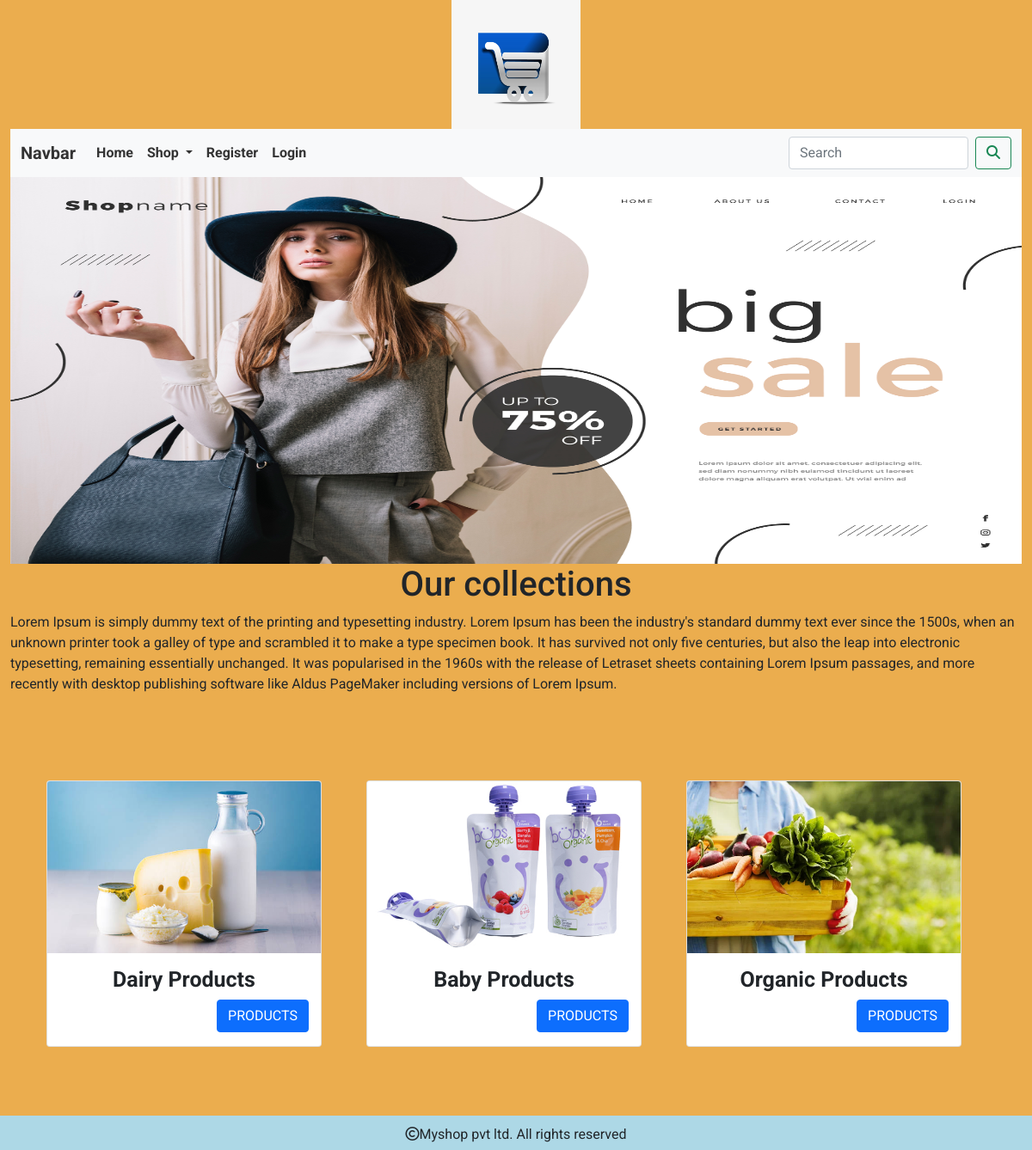
The page / on the database its author committed.
### shop/models.py (models this page shows, shortened)
class Category(models.Model):
    name=models.CharField(max_length=250,unique=True)
    slug=models.SlugField(max_length=250, unique=True)
    description=models.TextField(blank=True)
    image=models.ImageField(upload_to='shop/category', null=True,blank=True)

### shop/views.py (the view)
# urls.py: path('', views.allProdCat,name="allprodcat"),
def allProdCat(request):
    c=Category.objects.all()
    return render(request,'category.html',{'c':c})

### cart/context_processors.py (called while the page is built, shortened)
def counter(request):
    item_count=0
    return {'item_count':item_count}

### shop/context_processors.py (called while the page is built)
def menu_links(request):
    links = Category.objects.all()
    return{'links':links}

### templates/category.html (shortened to what this page needs)
{% extends 'base.html' %}
{% load static %}
{% block content %}
<div>
    <img src="{% static 'img/banner.jpg' %}" height="450px" width="100%">
</div>
<div style="margin-bottom:100px;">
    <h1 class="text-center">Our collections</h1>
    <p class="text-justify text-padding">Lorem Ipsum is simply dummy text of the printing and typesetting industry. Lorem Ipsum has been the industry's standard dummy text ever since the 1500s, when an unknown printer took a galley of type and scrambled it to make a type specimen book. It has survived not only five centuries, but also the leap into electronic typesetting, remaining essentially unchanged. It was popularised in the 1960s with the release of Letraset sheets containing Lorem Ipsum passages, and more recently with desktop publishing software like Aldus PageMaker including versions of Lorem Ipsum.</p>
</div>
<div class="container" style="margin-bottom:100px;">
    <div class="row mx-auto">
        {% for i in c %}
        <div class="col-sm-4">
            <div class="card" style="width: 20rem; display: flex; flex-direction: column; justify-content: center;">
                <img src="{{i.image.url}}" class="card-img-top" alt="{{i.image}}" style="height: 200px; object-fit: cover;">
                <div class="card-body text-center">
                    <h5 class="card-title title_heading">{{i.name}}</h5>
                    <a href="{% url 'shop:allproducts' i.slug %}" class="btn btn-primary link">PRODUCTS</a>
                </div>
            </div>
        </div>
        {% endfor %}
    </div>
</div>
{% endblock %}

### static/CSS/style.css (style rules this page uses)
body { font-family: 'Roboto', sans-serif; background-color: #ebad4e; }
.container { padding-bottom: 20px; }
h5 { font-weight:bold; font-size:25px; text-align:center; }
.link { position:relative; left:32%; }

### rows shown on the page
Category: image (picture), name "Dairy Products"
Category: image (picture), name "Baby Products"
Category: image (picture), name "Organic Products"
